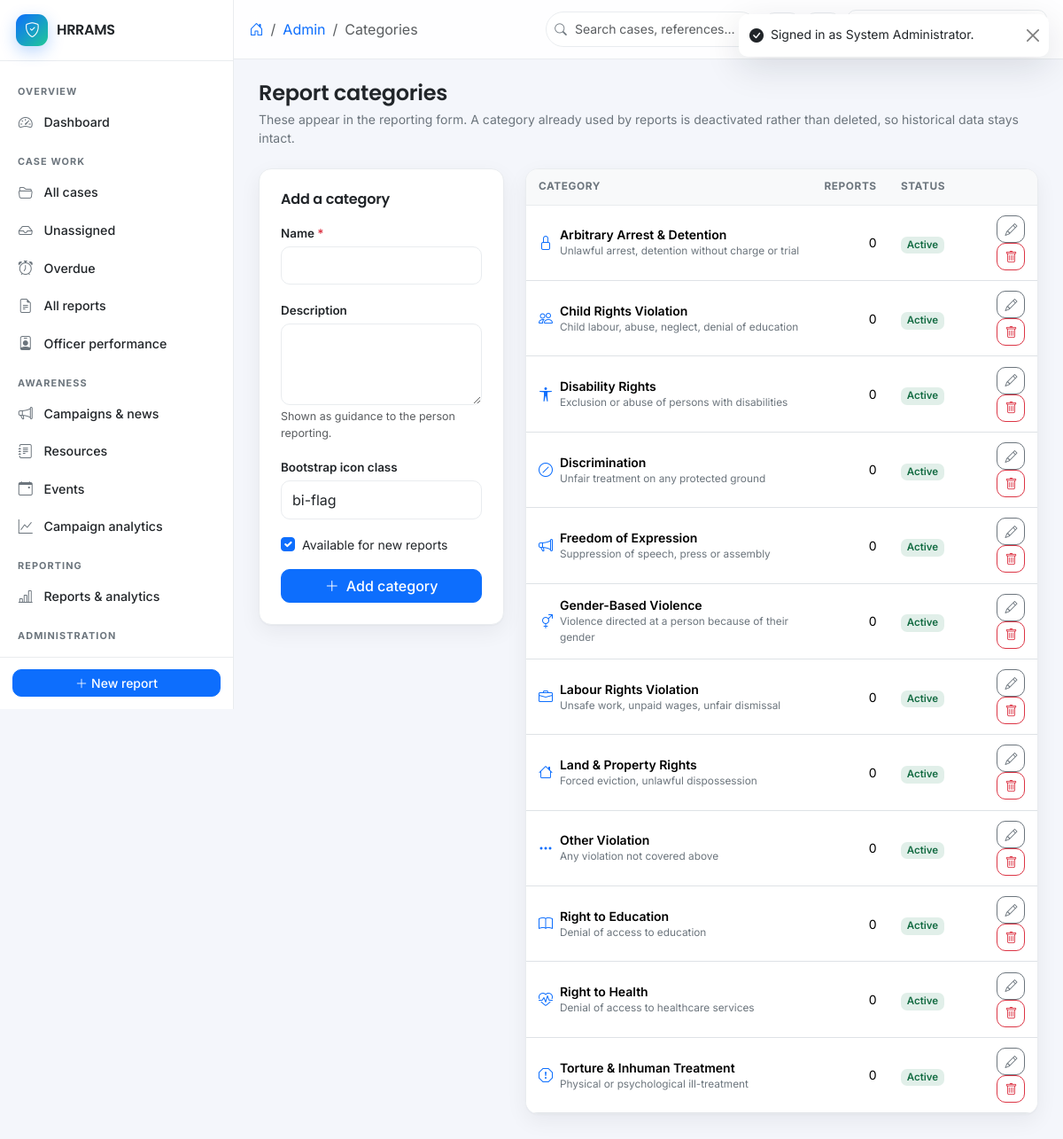
The app's page /admin/categories (signed in) with its own data.
### tables this page shows
CREATE TABLE settings (
  id            INT UNSIGNED AUTO_INCREMENT PRIMARY KEY,
  skey          VARCHAR(100) NOT NULL,
  svalue        TEXT         NULL,
  stype         ENUM('string','int','bool','json') NOT NULL DEFAULT 'string',
  group_name    VARCHAR(60)  NOT NULL DEFAULT 'general',
  created_at    DATETIME     NOT NULL DEFAULT CURRENT_TIMESTAMP,
  updated_at    DATETIME     NULL ON UPDATE CURRENT_TIMESTAMP,
  updated_by    INT UNSIGNED NULL,
  deleted_at    DATETIME     NULL,
  UNIQUE KEY uq_settings_key (skey)
);

CREATE TABLE report_categories (
  id            INT UNSIGNED AUTO_INCREMENT PRIMARY KEY,
  name          VARCHAR(120) NOT NULL,
  slug          VARCHAR(120) NOT NULL,
  description   VARCHAR(500) NULL,
  icon          VARCHAR(60)  NULL,
  is_active     TINYINT(1)   NOT NULL DEFAULT 1,
  created_at    DATETIME     NOT NULL DEFAULT CURRENT_TIMESTAMP,
  updated_at    DATETIME     NULL ON UPDATE CURRENT_TIMESTAMP,
  created_by    INT UNSIGNED NULL,
  updated_by    INT UNSIGNED NULL,
  deleted_at    DATETIME     NULL,
  UNIQUE KEY uq_cat_slug (slug)
);

### app/Views/admin/categories.php (the view, shortened to what the rows shown need)
<div class="mb-4">
  <h1 class="h4 fw-semibold mb-1">Report categories</h1>
  <p class="text-muted small mb-0">
    These appear in the reporting form. A category already used by reports is deactivated
    rather than deleted, so historical data stays intact.
  </p>
</div>
<div class="row g-4">
  <div class="col-lg-4">
    <div class="card p-4">
      <h2 class="h6 fw-semibold mb-3">Add a category</h2>
      <form method="post" action="<?= e(url('admin/categories/save')) ?>" novalidate>
        <div class="mb-3">
          <label class="form-label required" for="name">Name</label>
          <input type="text" id="name" name="name" required maxlength="120"
                 class="form-control<?= invalid($errors, 'name') ?>" value="<?= old($old, 'name') ?>">
        </div>
        <div class="mb-3">
          <label class="form-label" for="description">Description</label>
          <textarea id="description" name="description" rows="3" maxlength="500"
                    class="form-control"><?= old($old, 'description') ?></textarea>
          <div class="form-text">Shown as guidance to the person reporting.</div>
        </div>
        <div class="mb-3">
          <label class="form-label" for="icon">Bootstrap icon class</label>
          <input type="text" id="icon" name="icon" maxlength="60" class="form-control"
                 value="<?= old($old, 'icon', 'bi-flag') ?>" placeholder="bi-flag">
        </div>
        <div class="form-check mb-3">
          <input class="form-check-input" type="checkbox" id="is_active" name="is_active" value="1" checked>
          <label class="form-check-label small" for="is_active">Available for new reports</label>
        </div>
        <button class="btn btn-primary w-100"><i class="bi bi-plus-lg me-2"></i>Add category</button>
      </form>
    </div>
  </div>
  <div class="col-lg-8">
    <div class="card table-card">
      <div class="table-responsive">
        <table class="table align-middle mb-0">
          <thead>
            <tr>
              <th scope="col">Category</th><th scope="col" class="text-end">Reports</th>
              <th scope="col">Status</th><th scope="col"></th>
            </tr>
          </thead>
          <tbody>
            <?php if ($categories === []): ?>
              <tr><td colspan="4" class="text-muted small">No categories defined.</td></tr>
            <?php else: foreach ($categories as $category): ?>
              <tr>
                <td>
                  <span class="d-inline-flex align-items-center gap-2">
                    <i class="bi <?= e($category['icon'] ?: 'bi-flag') ?> text-primary"></i>
                    <span class="small">
                      <span class="d-block fw-semibold"><?= e($category['name']) ?></span>
                      <span class="d-block text-muted fs-tiny"><?= e(excerpt($category['description'], 70)) ?></span>
                    </span>
                  </span>
                </td>
                <td class="text-end small"><?= e(number_format((int)$category['report_count'])) ?></td>
                <td>
                  <span class="badge badge-soft bg-<?= (int)$category['is_active'] === 1 ? 'success' : 'secondary' ?>">
                    <?= (int)$category['is_active'] === 1 ? 'Active' : 'Inactive' ?>
                  </span>
                </td>
                <td class="text-end">
                  <button class="btn btn-outline-secondary btn-sm" data-bs-toggle="collapse"
                          data-bs-target="#editCat<?= e((string)$category['id']) ?>" aria-label="Edit">
                    <i class="bi bi-pencil"></i>
                  </button>
                  <form method="post" action="<?= e(url('admin/categories/delete/' . $category['id'])) ?>" class="d-inline">
                    <button class="btn btn-outline-danger btn-sm"
                            data-confirm="Remove this category? If it is in use it will be deactivated instead."
                            aria-label="Delete">
                      <i class="bi bi-trash"></i>
                    </button>
                  </form>
                </td>
              </tr>
            <?php endforeach; endif; ?>
          </tbody>
        </table>
      </div>
    </div>
  </div>
</div>

### app/Core/Router.php (shortened to what the rows shown need)
<?php
final class Router
{
    private array $routes = ['GET' => [], 'POST' => [], 'PUT' => [], 'PATCH' => [], 'DELETE' => []];
    private function add(string $method, string $pattern, array $handler, array $middleware): void
    {
        $this->routes[$method][] = [
            'pattern'    => '/' . trim($pattern, '/'),
            'handler'    => $handler,
            'middleware' => $middleware,
        ];
    }
    public function dispatch(): void
    {
        $method = Request::method();
        $path   = Request::path();
        foreach ($this->routes[$method] ?? [] as $route) {
            $params = $this->match($route['pattern'], $path);
            if ($params === null) {
                continue;
            }
            [$class, $action] = $route['handler'];
            (new $fqcn())->{$action}(...array_values($params));
            return;
        }
    }
    private function match(string $pattern, string $path): ?array
    {
        if ($pattern === $path) {
            return [];
        }
        $pSeg = explode('/', trim($pattern, '/'));
        $uSeg = explode('/', trim($path, '/'));
        if (count($pSeg) !== count($uSeg)) {
            return null;
        }
        $params = [];
        foreach ($pSeg as $i => $segment) {
            if ($segment !== $uSeg[$i]) {
                return null;
            }
        }
        return $params;
    }
}

### app/Views/partials/sidebar.php (shortened to what the rows shown need)
<aside class="app-sidebar" id="appSidebar">
  <a href="<?= e(url(Auth::homeRoute())) ?>" class="sidebar-brand">
    <span class="brand-mark"><i class="bi bi-shield-check"></i></span>
    <span class="brand-text"><?= e(Setting::get('site_name', 'HRRAMS')) ?></span>
  </a>
  <nav class="sidebar-nav" aria-label="Main navigation">
    <?php if (Auth::hasRole('officer', 'supervisor', 'admin')): ?>
      <div class="nav-group-label">Overview</div>
      <a class="nav-item<?= activeIf('dashboard') ?>" href="<?= e(url('dashboard')) ?>">
        <i class="bi bi-speedometer2"></i><span>Dashboard</span>
      </a>
    <?php endif; ?>
    <?php if (can('case.view_assigned') || can('case.view_any')): ?>
      <div class="nav-group-label">Case work</div>
      <a class="nav-item<?= activeIf('cases') ?>" href="<?= e(url('cases')) ?>">
        <i class="bi bi-folder2-open"></i>
        <span><?= can('case.view_any') ? 'All cases' : 'My cases' ?></span>
      </a>
      <?php if (can('case.assign')): ?>
        <a class="nav-item" href="<?= e(url('cases?unassigned=1&status=open')) ?>">
          <i class="bi bi-inbox"></i><span>Unassigned</span>
        </a>
      <?php endif; ?>
      <a class="nav-item" href="<?= e(url('cases?overdue=1')) ?>">
        <i class="bi bi-alarm"></i><span>Overdue</span>
      </a>
    <?php endif; ?>
    <?php if (can('report.view_any')): ?>
      <a class="nav-item<?= activeIf('reports') ?>" href="<?= e(url('reports')) ?>">
        <i class="bi bi-file-earmark-text"></i><span>All reports</span>
      </a>
    <?php endif; ?>
    <?php if (can('dashboard.department')): ?>
      <a class="nav-item<?= activeIf('officers') ?>" href="<?= e(url('officers')) ?>">
        <i class="bi bi-person-badge"></i><span>Officer performance</span>
      </a>
    <?php endif; ?>
    <?php if (can('awareness.manage') || can('event.manage')): ?>
      <div class="nav-group-label">Awareness</div>
      <?php if (can('awareness.manage')): ?>
        <a class="nav-item<?= activeIf('awareness/manage') ?>" href="<?= e(url('awareness/manage')) ?>">
          <i class="bi bi-megaphone"></i><span>Campaigns &amp; news</span>
        </a>
        <a class="nav-item<?= activeIf('awareness/resources') ?>" href="<?= e(url('awareness/resources')) ?>">
          <i class="bi bi-journal-text"></i><span>Resources</span>
        </a>
      <?php endif; ?>
      <?php if (can('event.manage')): ?>
        <a class="nav-item<?= activeIf('awareness/events') ?>" href="<?= e(url('awareness/events')) ?>">
          <i class="bi bi-calendar-event"></i><span>Events</span>
        </a>
      <?php endif; ?>
      <?php if (can('awareness.analytics')): ?>
        <a class="nav-item<?= activeIf('awareness/analytics') ?>" href="<?= e(url('awareness/analytics')) ?>">
          <i class="bi bi-graph-up"></i><span>Campaign analytics</span>
        </a>
      <?php endif; ?>
    <?php endif; ?>
    <?php if (can('report.export')): ?>
      <div class="nav-group-label">Reporting</div>
      <a class="nav-item<?= activeIf('analytics') ?>" href="<?= e(url('analytics')) ?>">
        <i class="bi bi-bar-chart-line"></i><span>Reports &amp; analytics</span>
      </a>
    <?php endif; ?>
    <?php if (can('user.manage') || can('settings.manage') || can('audit.view')): ?>
      <div class="nav-group-label">Administration</div>
      <?php if (can('dashboard.admin')): ?>
        <a class="nav-item<?= activeIf('admin/dashboard') ?>" href="<?= e(url('admin/dashboard')) ?>">
          <i class="bi bi-grid-1x2"></i><span>Admin dashboard</span>
        </a>
      <?php endif; ?>
    <?php endif; ?>
  </nav>
  <div class="sidebar-foot">
    <a class="btn btn-primary btn-sm w-100" href="<?= e(url('report')) ?>">
      <i class="bi bi-plus-lg me-1"></i>New report
    </a>
  </div>
</aside>

### records on screen
settings: svalue "HRRAMS"
report_categories: name "Arbitrary Arrest & Detention", description "Unlawful arrest, detention without charge or trial", report_count "0", is_active "Active"
report_categories: name "Child Rights Violation", description "Child labour, abuse, neglect, denial of education", report_count "0", is_active "Active"
report_categories: name "Disability Rights", description "Exclusion or abuse of persons with disabilities", report_count "0", is_active "Active"
report_categories: name "Discrimination", description "Unfair treatment on any protected ground", report_count "0", is_active "Active"
report_categories: name "Freedom of Expression", description "Suppression of speech, press or assembly", report_count "0", is_active "Active"
report_categories: name "Gender-Based Violence", description "Violence directed at a person because of their gender", report_count "0", is_active "Active"
report_categories: name "Labour Rights Violation", description "Unsafe work, unpaid wages, unfair dismissal", report_count "0", is_active "Active"
report_categories: name "Land & Property Rights", description "Forced eviction, unlawful dispossession", report_count "0", is_active "Active"
report_categories: name "Other Violation", description "Any violation not covered above", report_count "0", is_active "Active"
report_categories: name "Right to Education", description "Denial of access to education", report_count "0", is_active "Active"
report_categories: name "Right to Health", description "Denial of access to healthcare services", report_count "0", is_active "Active"
report_categories: name "Torture & Inhuman Treatment", description "Physical or psychological ill-treatment", report_count "0", is_active "Active"

### other values on screen
$crumb['label'] "Admin"
$crumb['label'] "Categories"
$m['message'] "Signed in as System Administrator."
